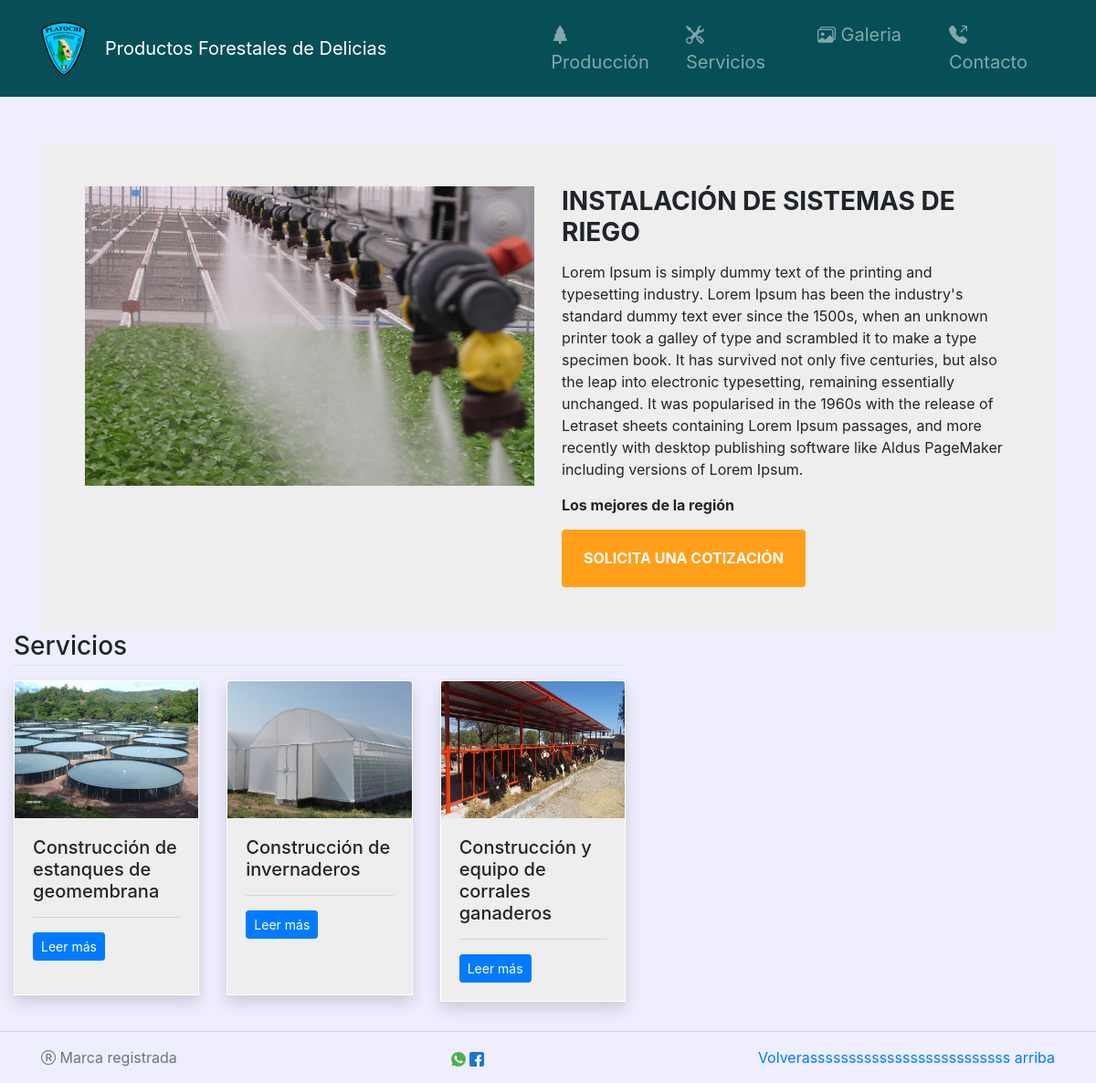
/detalleServicio/8, run on the app's committed database.
### AppNoticias/models.py (models this page shows, shortened)
class Servicios(models.Model):
        titulo = models.CharField(max_length=100)
        descripcion = models.CharField(max_length=1000)
        servicio_imagen = models.ImageField(upload_to='imgs/')
        class Meta:
            verbose_name_plural = 'Servicios'

### AppNoticias/views.py (the view)
def detalleServicio(request, id):
    servicios=Servicios.objects.get(pk=id)
    servicioRelacionado=Servicios.objects.all().exclude(id=id)
    return render (request, 'detalleServicio.html',{
        'servicios': servicios,
        'servicioRelacionado': servicioRelacionado,
    })

### AppNoticias/templates/detalleServicio.html
{% extends 'base.html' %}
{% block content %}
<div class="container-xl">
		<div class="card55">
			<div class="container-fliud">
				<div class="wrapper row">
					<div class="preview col-md-6">
						<div class="preview-pic tab-content">
						  <div class="tab-pane active" id="pic-1"><img src="{{servicios.servicio_imagen.url}}" /></div>
						</div>
					</div>
					<div class="details col-md-6">
						<h3 class="product-title">{{servicios.titulo}}</h3>
						<p class="product-description">{{servicios.descripcion}}</p>
						<p class="vote"><strong></strong> <strong>Los mejores de la región</strong></p>
						<div class="action" >
							<a href="{% url 'contacto' %}">
							<button class="add-to-cart btn btn-default" type="button" >Solicita una cotización</button>
</a>
						</div>
					</div>
				</div>
			</div>
		</div>
	</div>
		<div class="col-md-7">
			<h3 class="mb-3 border-bottom pb-1">Servicios</h3>
			  <div class="row ">
			{% for servicio in servicioRelacionado %}
				  <div class="col-md-4">
			<div class="cardServicio mb-3 shadow" style="min-height:345px"   >
                <img height="150" width="50" src="{{servicio.servicio_imagen.url}}" class="card-img-top" alt="{{servicio.titulo}}">
			  <div class="card-body h-100" >
			    <h5 class="card-title">{{servicio.titulo}}</h5>
			    <hr/>
			    <p class="card-text" ><a href="/detalleServicio/{{servicio.id}}" class="btn btn-sm btn-primary">Leer más</a></p>
			  </div>
			</div>
			</div>
			{% endfor %}
			</div>
		</div>
{% endblock %}

### static/bg.css (style rules this page uses)
.cardServicio { background: #eee; border: 1px solid #fff; border-radius: 0; box-shadow: 0 0.5rem 1rem rgba(0, 0, 0, .15); transition: all .2s ease-in-out; }
.preview { display: -webkit-box; display: -webkit-flex; display: -ms-flexbox; display: flex; -webkit-box-orient: vertical; -webkit-box-direction: normal; -webkit-flex-direction: column; -ms-flex-direction: column; flex-direction: column; }
.preview-pic { -webkit-box-flex: 1; -webkit-flex-grow: 1; -ms-flex-positive: 1; flex-grow: 1; }
.tab-content { overflow: hidden; }
.tab-content img { width: 100%; -webkit-animation-name: opacity; animation-name: opacity; -webkit-animation-duration: .3s; animation-duration: .3s; }
.card55 { margin-top: 50px; background: #eee; padding: 3em; line-height: 1.5em; }
@media screen and (min-width: 997px) { .wrapper { display: -webkit-box; display: -webkit-flex; display: -ms-flexbox; display: flex; } }
.details { display: -webkit-box; display: -webkit-flex; display: -ms-flexbox; display: flex; -webkit-box-orient: vertical; -webkit-box-direction: normal; -webkit-flex-direction: column; -ms-flex-direction: column; flex-direction: column; }
.product-title, .price, .sizes, .colors { text-transform: UPPERCASE; font-weight: bold; }
.product-title, .rating, .product-description, .price, .vote, .sizes { margin-bottom: 15px; }
.product-title { margin-top: 0; }
.add-to-cart, .like { background: #ff9f1a; padding: 1.2em 1.5em; border: none; text-transform: UPPERCASE; font-weight: bold; color: #fff; -webkit-transition: background .3s ease; transition: background .3s ease; }

### data on the page
Servicios: servicio_imagen (picture), titulo "INSTALACIÓN DE SISTEMAS DE RIEGO", descripcion "Lorem Ipsum is simply dummy text of the printing and typesetting industry. Lorem Ipsum has been the industry's standard dummy text ever since the 1500s, when an unknown printer took a galley of type and scrambled it to make a type specimen book. It has survived not only five centuries, but also the leap into electronic typesetting, remaining essentially unchanged. It was popularised in the 1960s with the release of Letraset sheets containing Lorem Ipsum passages, and more recently with desktop publishing software like Aldus PageMaker including versions of Lorem Ipsum."
Servicios: servicio_imagen (picture), titulo "Construcción de estanques de geomembrana"
Servicios: servicio_imagen (picture), titulo "Construcción de invernaderos"
Servicios: servicio_imagen (picture), titulo "Construcción y equipo de corrales ganaderos"
